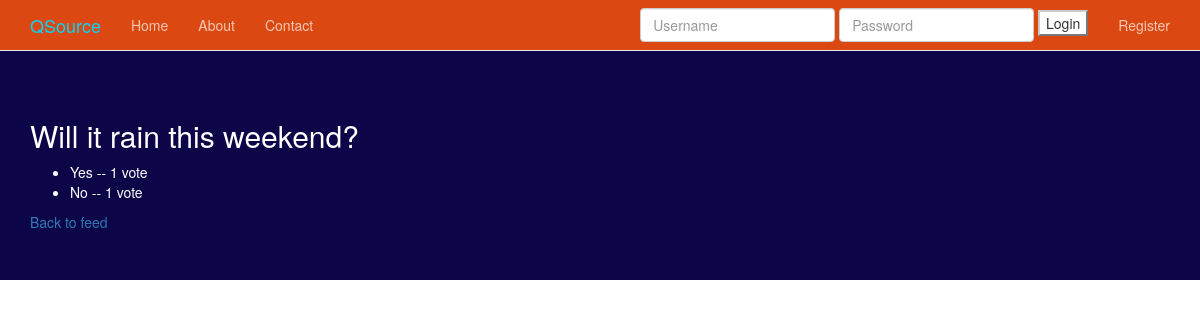
Page /polls/6/results/ on the committed database.
### polls/models.py (models this page shows, shortened)
class Question(models.Model):
    question_text = models.CharField(max_length = 200)
    pub_date = models.DateTimeField('date published')
    ans1_text = models.CharField(max_length = 200, default= "Yes")
    ans1_votes = models.IntegerField(default = 0)
    ans2_text = models.CharField(max_length = 200, default = "No")
    ans2_votes = models.IntegerField(default = 0)
    def was_published_recently(self):
        now = timezone.now()
        return now - datetime.timedelta(days=1) <= self.pub_date <= now
    was_published_recently.admin_order_field = 'pub_date'
    was_published_recently.boolean = True
    was_published_recently.short_description = 'Published recently?'

### polls/views.py (the view)
# urls.py: url(r'^(?P<pk>[0-9]+)/results/$', views.ResultsView.as_view(), name='results'),
class ResultsView(generic.DetailView):
    model = Question
    template_name = 'polls/results.html'

### polls/templates/polls/results.html (shortened to what this page needs)
{% load staticfiles %}
{% load crispy_forms_tags %}
{% include 'head_css.html' %}
{% include 'navbar.html' %}
{% block jumbotron %}
<div class="jumbotron">
    <div class="container">
    <div class="row">
        <div class='col-sm-6'>
        <h2>{{ question.question_text }}</h2>
        <ul>
        <li>{{ question.ans1_text }} -- {{ question.ans1_votes}} vote{{ question.ans1_votes|pluralize }}</li>
        <li>{{ question.ans2_text }} -- {{ question.ans2_votes}} vote{{ question.ans2_votes|pluralize }}</li>
        </ul>
        <a href="{% url 'polls:index' %}">Back to feed</a>
        </div>
        </div>
    </div>
 </div
{% endblock %}

### rows in the picture
Question: question_text "Will it rain this weekend?", ans1_text "Yes", ans1_votes "1", ans2_text "No", ans2_votes "1"
